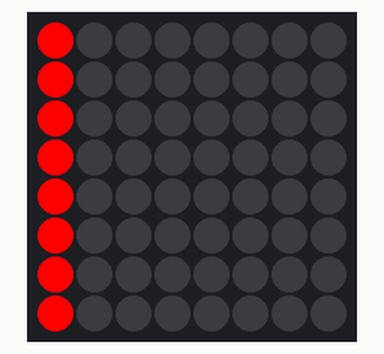
A program run on a simulated Raspberry Pi (BCM pin numbers) with a Sense HAT. On the bench: the Sense HAT's 8×8 RGB LED matrix. What the program prints to the terminal is not drawn. At 0.1 s the program stops and its outputs stay as they are.

Above: at 0.1 s.

The program:

Michi_Bertschi_My_Sense_Hat.py
```python
from sense_hat import *
from decimal import Decimal


class MySenseHat(SenseHat):

    def __init__(self):
        super().__init__()


    def set_pixel(self, x, y, *args):

        checktX = self.__check_DataType(x)
        checktY = self.__check_DataType(y)

        if checktX >= 0 and checktX <= 7 and checktY >= 0 and checktY <= 7 :
            super().set_pixel(checktX,checktY, args)

    def __round_Decimal(self, inDecimal):
        return round(inDecimal)

    def __check_DataType(self, inNumberToCheck):
        roundetNumber = 0
        if isinstance(inNumberToCheck, str):
            try:
                comparedNumber = float(inNumberToCheck)
                roundetNumber = self.__round_Decimal(comparedNumber)
            except ValueError:
                roundetNumber = 0
            print(f'Input is a string. Nämlich:{inNumberToCheck} ergebniss:{roundetNumber}')
        elif isinstance(inNumberToCheck, float):
            roundetNumber = self.__round_Decimal(inNumberToCheck)
            print(f'Input is a Decimal Nämlich:{inNumberToCheck} gerundet auf: {roundetNumber}')
            roundetNumber = roundetNumber
        elif isinstance(inNumberToCheck, int):
            print(f'Input is a int Nämlich:{inNumberToCheck}')
            roundetNumber = inNumberToCheck
        return roundetNumber

    def draw_line(self, startx = 0, starty=0, endx =7, endy =7, r = 255, g = 0, b = 0 ):
        startX = self.__check_DataType(startx)
        startY = self.__check_DataType(starty)
        endX = self.__check_DataType(endx)
        endY = self.__check_DataType(endy)
        self.clear()


        if startX == endX:
            for y in range(min(startY, endY), max(startY, endY) + 1):
                self.set_pixel(startX, y, r,g,b)
        else:

            slope = (endY - startY) / (endX - startX)
            intercept = startY - slope * startX
            for x in range(min(startX, endX), max(startX, endX) + 1):
                y = int(slope * x + intercept)
                self.set_pixel(x, y, r, g, b)


if __name__ == '__main__':

    red   = (255, 0, 0)
    green = (0,255,0)
    blue  = (0,0,255)
    yellow= (255,255,0)
    mangenta = (255,0,255)
    cyan = (0,255,255)
    white = (255,255,255)
    black = (0,0,0)
    grey = (50,50,50)

    '''
    Aufgabe 1
    Normaler SensHat Pixel OK
    My Senshat keine Exception.
    '''
    hat = SenseHat()
    hat.set_pixel(4,5, 255, 0, 255)

    myHat = MySenseHat()

    myHat.set_pixel(8,5, red)
    myHat.set_pixel(9,8, red)

    '''
    Aufgabe 2.2
    Runde Dezimalzahlen
    '''
    myHat.set_pixel(2.1, 3.4, 255, 0, 0)

    #Not working test
    myHat.set_pixel(8.6, 9.9, 255, 0, 0)

    '''
    Aufgabe 2.3
    Number als string
    Valide int
    Nicht Valide int
    Valide Dezimal
    Nicht valide Dezimal
    Valider String
    Invalider String
    Mixed
    '''
    myHat.set_pixel('3', '4', 255, 0, 0)
    myHat.set_pixel('9', '12', 255, 0, 0)
    myHat.set_pixel('3.4', '4.6', 255, 0, 0)
    myHat.set_pixel('8.2', '9.9', 255, 0, 0)
    myHat.set_pixel('5', '6', 255, 0, 0)
    myHat.set_pixel('Hallo', '4', 255, 0, 0)
    myHat.set_pixel(4, '4', 255, 0, 0)

    '''
    Start zu end punkt zeichen
    '''
    myHat.draw_line(startx=1, starty=1, endx=7, endy=7, r=255, g=0, b= 0)

    myHat.draw_line(startx=1, starty=1, endx=7, endy=7, r=255, g=0, b= 0)

    myHat.draw_line(startx=0, starty=0, endx=0, endy=8, r=255, g=0, b= 0)
```
